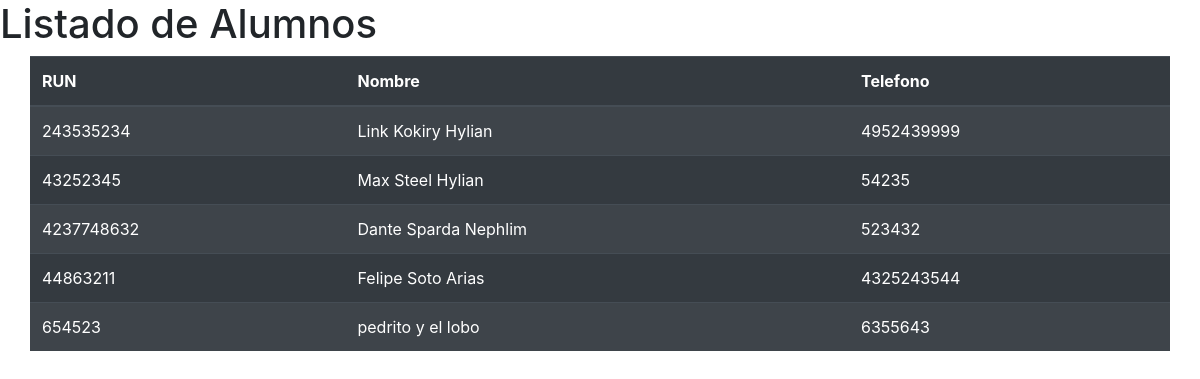
The app's page /alumnos/listadoSQL with its own data.
### alumnos/models.py (models this page shows, shortened)
class Alumno(models.Model):
    rut              = models.CharField(primary_key=True, max_length=10)
    nombre           = models.CharField(max_length=20)
    apellido_paterno = models.CharField(max_length=20, null=True)
    apellido_materno = models.CharField(max_length=20, null=True)
    fecha_nacimiento = models.DateField(blank=False, null=False)
    id_genero        = models.ForeignKey('Genero',on_delete=models.CASCADE, db_column='idGenero', null=True)
    telefono         = models.CharField(max_length=45, null=True)
    email            = models.EmailField(unique=True, max_length=100, blank=True, null=True)
    direccion        = models.CharField(max_length=50, blank=True, null=True)
    activo           = models.IntegerField(null=True)

### alumnos/views.py (the view)
# urls.py: path('listadoSQL', views.listadoSQL, name='listadoSQL'),
def listadoSQL(request):
    alumnos=Alumno.objects.raw('SELECT * FROM alumnos_alumno')
    context={"alumnos":alumnos}
    return render(request, 'alumnos/listadoSQL.html', context)

### alumnos/templates/alumnos/listadoSQL.html (shortened to what this page needs)
<!DOCTYPE html>
<html lang="en">
<head>
    <link rel="stylesheet" href="https://cdn.jsdelivr.net/npm/bootstrap@4.6.2/dist/css/bootstrap.min.css">
</head>
<body>
    <h1>Listado de Alumnos</h1>
    <div class="container">
        <div class="row">
      <table class="table table-striped table-dark">
        <thead>
          <tr>
            <th scope="col">RUN</th>
            <th scope="col">Nombre</th>
            <th scope="col">Telefono</th>
          </tr>
        </thead>
        <tbody>
            {% for alumno in alumnos %}
            <tr>
                <td>{{alumno.rut}}</td>
                <td>{{alumno.nombre}} {{alumno.apellido_paterno}} {{alumno.apellido_materno}}</td>
                <td>{{alumno.telefono}}</td>
              </tr>
            {% endfor %}
        </tbody>
      </table>
        </div>
    </div>
</body>
</html>

### records on screen
Alumno: rut "243535234", nombre "Link", apellido_paterno "Kokiry", apellido_materno "Hylian", telefono "4952439999"
Alumno: rut "43252345", nombre "Max", apellido_paterno "Steel", apellido_materno "Hylian", telefono "54235"
Alumno: rut "4237748632", nombre "Dante", apellido_paterno "Sparda", apellido_materno "Nephlim", telefono "523432"
Alumno: rut "44863211", nombre "Felipe", apellido_paterno "Soto", apellido_materno "Arias", telefono "4325243544"
Alumno: rut "654523", nombre "pedrito", apellido_paterno "y", apellido_materno "el lobo", telefono "6355643"
